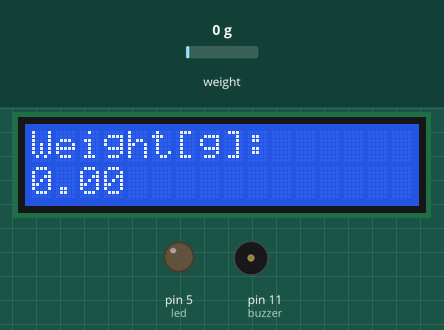
Simulated run of this sketch. Board: Arduino Uno, built with avr-gcc and run on an emulated ATmega328P. On the bench: 16×2 character LCD, output pins drawn as LEDs (lit = HIGH), buzzer (waves = sounding). The test bench sets the inputs (shaded band); at power-on: weight on the scale 0 g.

Above: at 3.6 s.
3.7 s: weight on the scale set to 2 g
At 4.4 s:
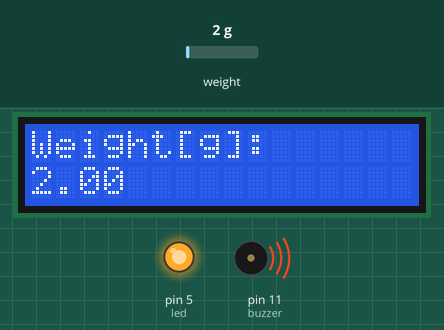
5.2 s: weight on the scale set to 100 g
At 5.8 s:
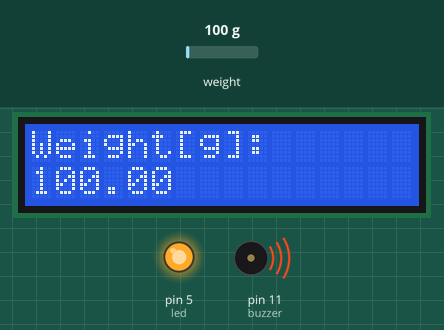
6.8 s: weight on the scale set to 1250 g
At 7.5 s:
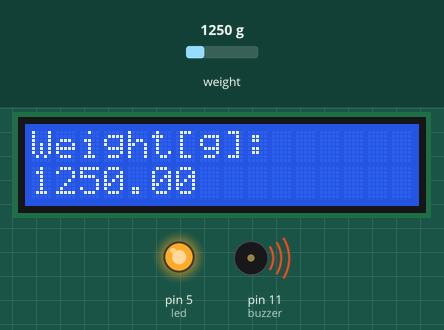
Timing chart, 0 to 9.8 s (numbered marks = the images above; inputs shaded):
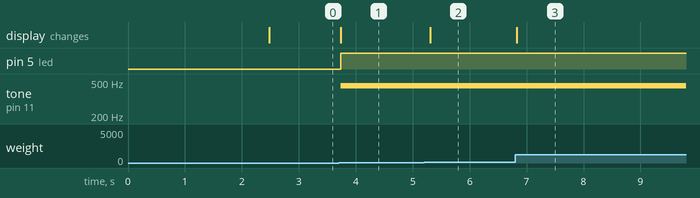

Measured:
- the behaviour switches between 0 and 1 g on weight on the scale (found by bisection; images 0 and 1)
- after the input at 3.7 s, pin 5 (led): LOW → HIGH at once; tone on pin 11 (buzzer): silent → 450 Hz at once; the display: changes at once (image 1)
- after the input at 5.2 s, the display: changes after 0.11 s (image 2)
- after the input at 6.8 s, the display: changes at once (image 3)

The sketch:

hx7111_Load_cell_Scale.ino
```cpp
#include <HX711_ADC.h> // need to install
#include <Wire.h>
#include <LiquidCrystal_I2C.h> // need to install the link for zip file https://downloads.arduino.cc/libraries/github.com/marcoschwartz/LiquidCrystal_I2C-1.1.2.zip

HX711_ADC LoadCell(6, 7); // parameters: dt pin 6, sck pin 7;
LiquidCrystal_I2C lcd(0x27, 16,2); // 0x27 is the i2c address might different;you can check with Scanner

int buzzer = 11; //connect buzzer positive to pin 11 and ground to GND
int led = 5; //connect led positive to pin 5 and ground to GND
void setup()
{
  pinMode(led, OUTPUT);
  LoadCell.begin(); // start connection to HX711
  LoadCell.start(2000); // load cells gets 2000ms of time to stabilize
  LoadCell.setCalFactor(1000.0); // calibration factor for load cell => dependent on your individual setup
  lcd.init();
  lcd.backlight();
}

void loop() {
  LoadCell.update(); // retrieves data from the load cell
  float i = LoadCell.getData(); // get output value
  lcd.setCursor(0, 0); // set cursor to first row
  lcd.print("Weight[g]:"); // print out to LCD
  lcd.setCursor(0, 1); // set cursor to second row
  lcd.print(i); // print out the retrieved value to the second row

  if (i > 0.5){
    tone (buzzer, 450);
    digitalWrite(led, HIGH);
  }else{
    noTone(buzzer);
    digitalWrite(led, LOW);
  }
}
```
